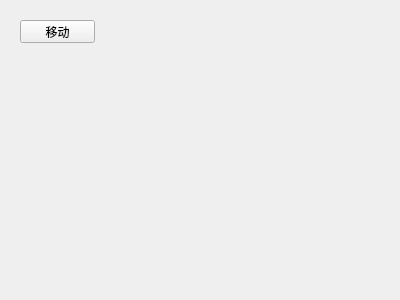
<?xml version="1.0" encoding="UTF-8"?>
<ui version="4.0">
 <class>Widget</class>
 <widget class="QWidget" name="Widget">
  <property name="geometry">
   <rect>
    <x>0</x>
    <y>0</y>
    <width>400</width>
    <height>300</height>
   </rect>
  </property>
  <property name="windowTitle">
   <string>Widget</string>
  </property>
  <widget class="QPushButton" name="pushButton">
   <property name="geometry">
    <rect>
     <x>20</x>
     <y>20</y>
     <width>75</width>
     <height>23</height>
    </rect>
   </property>
   <property name="text">
    <string>移动</string>
   </property>
  </widget>
 </widget>
 <layoutdefault spacing="6" margin="11"/>
 <resources/>
 <connections/>
</ui>
